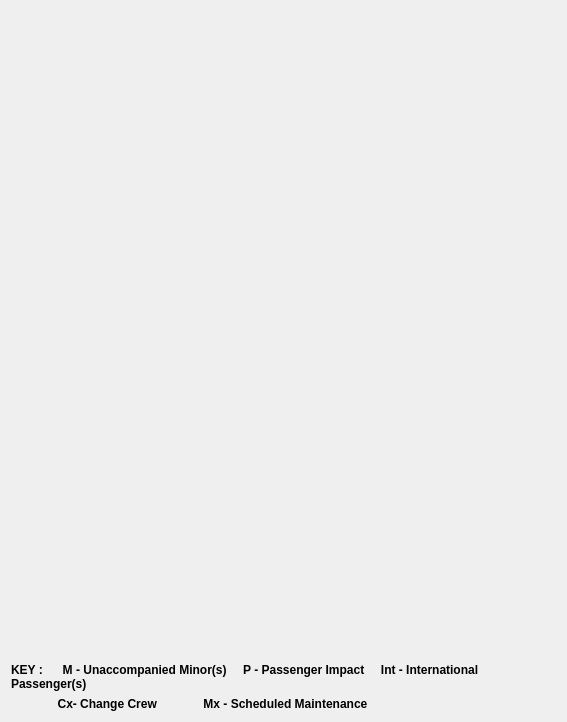
<?xml version="1.0" encoding="UTF-8"?>
<ui version="4.0">
 <class>DisplayTextV3</class>
 <widget class="QDialog" name="DisplayTextV3">
  <property name="geometry">
   <rect>
    <x>0</x>
    <y>0</y>
    <width>567</width>
    <height>722</height>
   </rect>
  </property>
  <property name="windowTitle">
   <string>Text Derived Priority</string>
  </property>
  <layout class="QVBoxLayout" name="verticalLayout_2">
   <item>
    <layout class="QVBoxLayout" name="verticalLayout">
     <item>
      <widget class="APWidgetText3" name="apglwidget" native="true">
       <property name="sizePolicy">
        <sizepolicy hsizetype="Expanding" vsizetype="Expanding">
         <horstretch>0</horstretch>
         <verstretch>0</verstretch>
        </sizepolicy>
       </property>
      </widget>
     </item>
     <item>
      <widget class="QLabel" name="label">
       <property name="sizePolicy">
        <sizepolicy hsizetype="Expanding" vsizetype="Fixed">
         <horstretch>0</horstretch>
         <verstretch>0</verstretch>
        </sizepolicy>
       </property>
       <property name="font">
        <font>
         <weight>75</weight>
         <bold>true</bold>
        </font>
       </property>
       <property name="text">
        <string>KEY :      M - Unaccompanied Minor(s)     P - Passenger Impact     Int - International Passenger(s)</string>
       </property>
       <property name="wordWrap">
        <bool>true</bool>
       </property>
      </widget>
     </item>
     <item>
      <widget class="QLabel" name="label_2">
       <property name="font">
        <font>
         <weight>75</weight>
         <bold>true</bold>
        </font>
       </property>
       <property name="text">
        <string>              Cx- Change Crew              Mx - Scheduled Maintenance</string>
       </property>
      </widget>
     </item>
    </layout>
   </item>
  </layout>
 </widget>
 <customwidgets>
  <customwidget>
   <class>APWidgetText3</class>
   <extends>QWidget</extends>
   <header location="global">CustomTextDisplayWidgets.h</header>
   <container>1</container>
  </customwidget>
 </customwidgets>
 <resources/>
 <connections/>
</ui>
